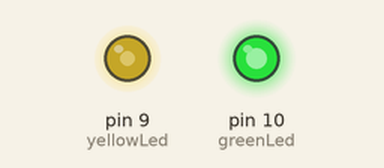
This sketch was run on a simulated Arduino Uno, built with avr-gcc and run on an emulated ATmega328P. Parts: output pins drawn as LEDs (lit = HIGH). What the sketch prints to the serial monitor is not drawn.

Above: at 0.16 s.
At 10.07 s:
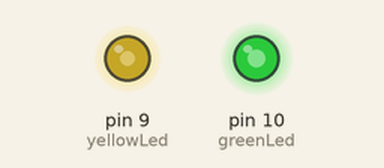
At 19.97 s:
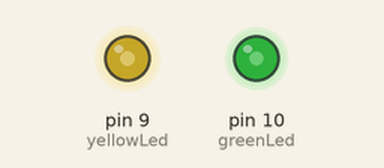
At 39.78 s:
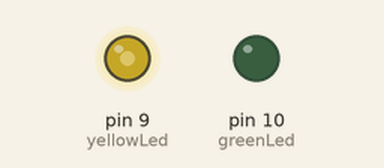
Timing chart, 0 to 40.0 s (numbered marks = the images above):
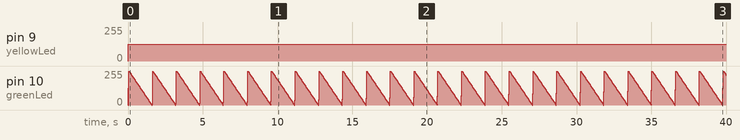

The sketch:

opdracht6.ino
```cpp
float sensorValue = 10.5; // variable for sensor value
int sensorPin = A0; // variable for sensor pin
int greenLed = 10;
int yellowLed = 9;

void setup() {
  pinMode(sensorPin, INPUT);
  Serial.begin(9600);
  pinMode(greenLed, OUTPUT);
  pinMode(yellowLed, OUTPUT);
}

void loop() {
  sensorValue = analogRead(sensorPin);
  sensorValue = (sensorValue/1023)*255;
  analogWrite(greenLed, sensorValue);
  analogWrite(yellowLed, sensorValue);
//  int val = analogRead(0);
//  val = map(val, 0, 1023, 0, 255);
//  analogWrite(9, val);
 Serial.print("sensor = ");
 Serial.println(sensorValue); // print out sensorValue to the serial monitor
 delay(20); // delay for 0.2 seconds

 for (int fadeValue = 0 ; fadeValue <= 255; fadeValue += 5) {
    // sets the value (range from 0 to 255):
    analogWrite(greenLed, fadeValue);
    // wait for 30 milliseconds to see the dimming effect
    delay(30);

      for (int fadeValue = 255 ; fadeValue >= 0; fadeValue -= 5) {
    // sets the value (range from 0 to 255):
    analogWrite(greenLed, fadeValue);
    // wait for 30 milliseconds to see the dimming effect
    delay(30);
  }
  }
}
```

Measured:
- by itself, pin 9 (yellowLed): 0/255 → 127/255 at 0.00 s
